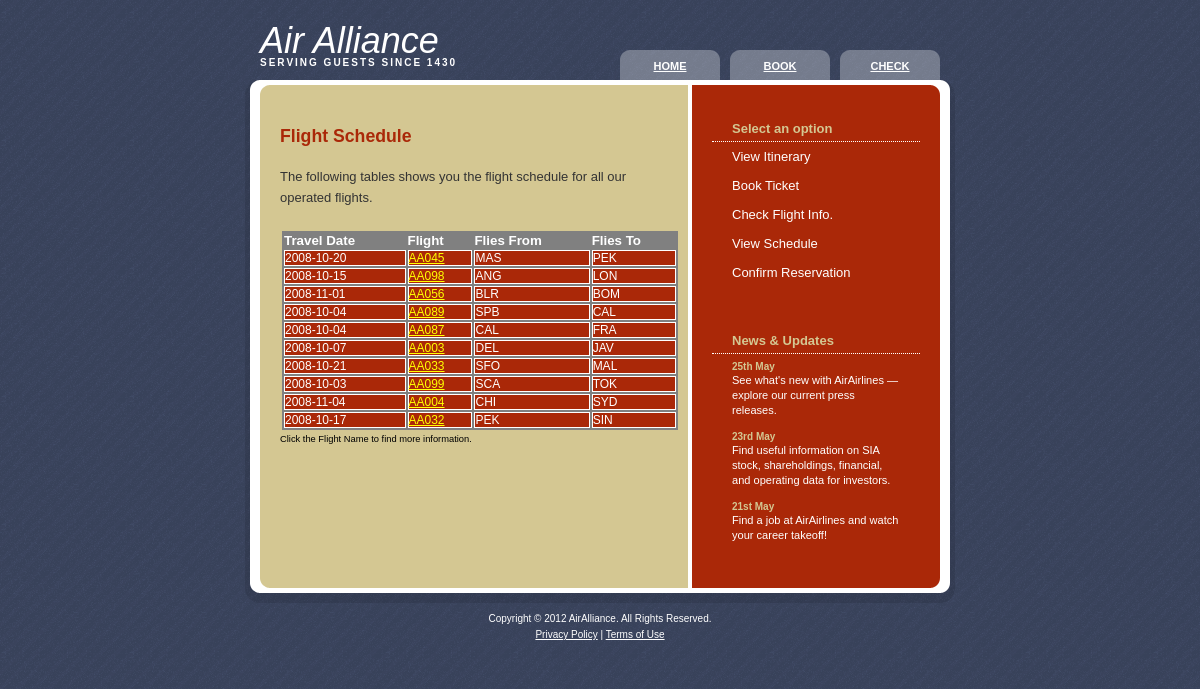
The page /scheduleinfo.php on the database its author committed.
### tables this page shows
CREATE TABLE IF NOT EXISTS `Schedule` (
  `SID` int(11) NOT NULL auto_increment,
  `GID` int(11) NOT NULL,
  `FID` int(11) NOT NULL,
  `Date` date NOT NULL,
  PRIMARY KEY  (`SID`)
);

CREATE TABLE IF NOT EXISTS `Flights` (
  `FID` int(11) NOT NULL,
  `FName` varchar(10) NOT NULL,
  `SourceSID` int(11) NOT NULL,
  `DestSID` int(11) NOT NULL,
  PRIMARY KEY  (`FID`)
);

CREATE TABLE IF NOT EXISTS `Sectors` (
  `SID` int(11) NOT NULL auto_increment,
  `Sector` varchar(10) NOT NULL,
  PRIMARY KEY  (`SID`),
  KEY `Sector` (`Sector`)
);

### itinerarymanager.php (called while the page is built, shortened)
<?php
include("classes/guestitinerary.php");
function initDB(){
    if(! isset($_SESSION['databaseURL'])){
            $query = "SELECT * FROM Sectors";
        }
    $databaseURL = $_SESSION['databaseURL'];
    $databaseUName = $_SESSION['databaseUName'];
    $databasePWord = $_SESSION['databasePWord'];
    $connection = mysql_connect($databaseURL,$databaseUName,$databasePWord);
    return $connection;
}
function getItinerary($IID){
    if($IID == 0){
            $query = "SELECT * FROM Itinerary";
        }
        else{
            $query = "SELECT * FROM Itinerary WHERE IID='".$IID."'";
        }
    $result = mysql_query($query);
    $itineraryID = 0;
    while($row = mysql_fetch_array($result)){
            $GID = $row['GID'];
            $FID = $row['FID'];
            $SID = $row['SID'];
            $query2 = "SELECT * FROM Guest WHERE GID='".$GID."'";
            $result2 = mysql_query($query2);
            $row2 = mysql_fetch_array($result2);
            $firstName = $row2['FirstName'];
            $lastName = $row2['LastName'];
            $query3 = "SELECT * FROM Schedule WHERE SID='".$SID."'";
            $result3 = mysql_query($query3);
            $row3 = mysql_fetch_array($result3);
            $travelDate = $row3['Date'];
            $query3 = "SELECT * FROM Flights WHERE FID='".$FID."'";
            $result3 = mysql_query($query3);
            $row3 = mysql_fetch_array($result3);
            $sourceSID = $row3['SourceSID'];
            $destSID = $row3['DestSID'];
            $fName = $row3['FName'];
            $query4 = "SELECT Sector FROM Sectors WHERE SID='".$sourceSID."'";
            $result4 = mysql_query($query4);
            $row4 = mysql_fetch_array($result4);
            $source = $row4['Sector'];
            $query4 = "SELECT Sector FROM Sectors WHERE SID='".$destSID."'";
            $result4 = mysql_query($query4);
            $row4 = mysql_fetch_array($result4);
            $dest = $row4['Sector'];
            $guestItinerary = new GuestItinerary();
            $guestItinerary->set_FID($FID);
            $guestItinerary->set_FName($fName);
            $guestItinerary->set_SID($SID);
            $guestItinerary->set_source($source);
            $guestItinerary->set_dest($dest);
            $guestItinerary->set_travelDate($travelDate);
            $guestItinerary->set_GID($GID);
            $guestItinerary->set_firstName($firstName);
            $guestItinerary->set_lastName($lastName);
            $itineraryData[$itineraryID]=$guestItinerary;
            $itineraryID = $itineraryID + 1;
        }
    return $itineraryData;
}
?>

### classes/guestitinerary.php (called while the page is built, shortened)
<?php
class GuestItinerary extends Guest {
    private $FID;
    private $fName;
    private $source;
    private $dest;
    private $travelDate;
    function set_FID($FID) {
        $this->FID = $FID;
    }
    function set_FName($fName) {
        $this->fName = $fName;
    }
    function set_source($source) {
        $this->source = $source;
    }
    function set_dest($dest) {
        $this->dest = $dest;
    }
    function set_travelDate($travelDate) {
        $this->travelDate = $travelDate;
    }
    function get_FID() {
        return $this->FID;
    }
    function get_source() {
        return $this->source;
    }
    function get_dest() {
        return $this->dest;
    }
    function get_travelDate() {
        return $this->travelDate;
    }
    function get_FName() {
        return $this->fName;
    }
}
?>

### scheduleinfo.php (the view, shortened to what this page needs)
<!DOCTYPE html PUBLIC "-//W3C//DTD XHTML 1.0 Strict//EN" "http://www.w3.org/TR/xhtml1/DTD/xhtml1-strict.dtd">
<?php
     include("itinerarymanager.php");
?>
<html xmlns="http://www.w3.org/1999/xhtml">
    <head>
        <link href="css/default.css" rel="stylesheet" type="text/css" />
    </head>
    <body>
        <div id="wrapper">
        <?php include 'include/header.php'; ?>
            <div id="page">
                <div id="content">
                    <div id="welcome">
                        <h1>Flight Schedule</h1>
                        <p>
                            The following tables shows you the flight schedule for all
                            our operated flights.
                        </p>
                        <table class="aatable">
                            <tr>
                                <th>Travel Date</th>
                                <th>Flight</th>
                                <th>Flies From</th>
                                <th>Flies To</th>
                            </tr>
                            <?php
                            $itineraryData = getItinerary(0);
                            for($index=0;$index < count($itineraryData);$index++){
                                $guestItinerary = $itineraryData[$index];
                                echo "<tr>";
                                echo "<td>".$guestItinerary->get_travelDate()."</td>";
                                echo "<td><a class='data' href='flightinfo.php?FID=".$guestItinerary->get_FID()."'>".$guestItinerary->get_FName()."</a></td>";
                                echo "<td>".$guestItinerary->get_source()."</td>";
                                echo "<td>".$guestItinerary->get_dest()."</td>";
                                echo "</tr>";
                            }
                            ?>
                        </table>
                    </div>
                    <div id="note">
                        <p>Click the Flight Name to find more information.</p>
                    </div>
                </div>
                <div id="sidebar">
                    <ul>
                    <?php include 'include/nav.php'; ?>
                        <?php include 'include/updates.php'; ?>
                    </ul>
                </div>
                <div style="clear: both; height: 1px"></div>
            </div>
            <?php include 'include/footer.php'; ?>
        </div>
    </body>
</html>

### css/default.css (style rules this page uses)
* { margin: 0; padding: 0; }
body { background: #D4C792 url(images/img01.gif); font-family: Arial, Helvetica, sans-serif; font-size: 13px; color: #333333; }
h1, h2, h3 { color: #AA2808; }
p, blockquote, ul, ol { margin-bottom: 20px; line-height: 1.6em; }
a { text-decoration: underline; color: #323B51; }
a.data { text-decoration: underline; color: yellow; }
#page { width: 710px; margin: 0 auto; background: #D4C792 url(images/img04.gif) repeat-y; }
#content { float: left; width: 388px; padding: 30px 0 0 35px; }
#content h1, #content h2, #content h3 { margin-bottom: 20px; }
#content h1 { font-size: 136%; }
#sidebar { float: right; width: 208px; padding: 0 35px 0 0; }
#sidebar ul { margin: 0; padding: 0; list-style: none; line-height: normal; }
TABLE.aatable { font-family:arial; font-size:10pt; background-color:#808080; width:400px; border-style:solid; border-color:#D4C792; border-width:2px; }
TH { font-size:10pt; color:white; text-align:left; }
TD { font-size:9pt; background-color:#AA2808; color:white; border-style:solid; border-width:1px; text-align:left; }
#note { font-size:7pt; color:black; }

### rows shown on the page
schedule: Date "2008-10-20"
flights: FName "AA045"
sectors: Sector "MAS"
sectors: Sector "PEK"
schedule: Date "2008-10-15"
flights: FName "AA098"
sectors: Sector "ANG"
sectors: Sector "LON"
schedule: Date "2008-11-01"
flights: FName "AA056"
sectors: Sector "BLR"
sectors: Sector "BOM"
schedule: Date "2008-10-04"
flights: FName "AA089"
sectors: Sector "SPB"
sectors: Sector "CAL"
schedule: Date "2008-10-04"
flights: FName "AA087"
sectors: Sector "CAL"
sectors: Sector "FRA"
schedule: Date "2008-10-07"
flights: FName "AA003"
sectors: Sector "DEL"
sectors: Sector "JAV"
schedule: Date "2008-10-21"
flights: FName "AA033"
sectors: Sector "SFO"
sectors: Sector "MAL"
schedule: Date "2008-10-03"
flights: FName "AA099"
sectors: Sector "SCA"
sectors: Sector "TOK"
schedule: Date "2008-11-04"
flights: FName "AA004"
sectors: Sector "CHI"
sectors: Sector "SYD"
schedule: Date "2008-10-17"
flights: FName "AA032"
sectors: Sector "SIN"
